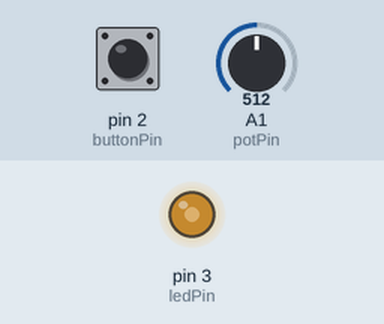
A sketch run on a simulated Arduino Uno, built with avr-gcc and run on an emulated ATmega328P. Shown: output pins drawn as LEDs (lit = HIGH). Inputs (shaded band) come from the test bench; at power-on: A1 (potPin) = 512, pin 2 (buttonPin) LOW.

Above: at 1.5 s.
1.6 s: A1 (potPin) set to 716
At 3.4 s:
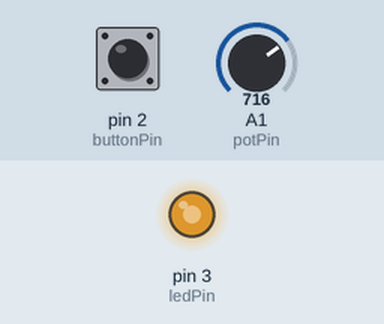
3.7 s: A1 (potPin) set to 900
At 4.8 s:
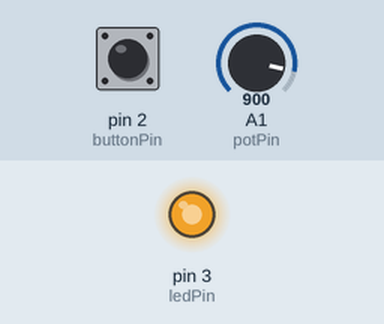
5.2 s: A1 (potPin) set to 122
At 6.0 s:
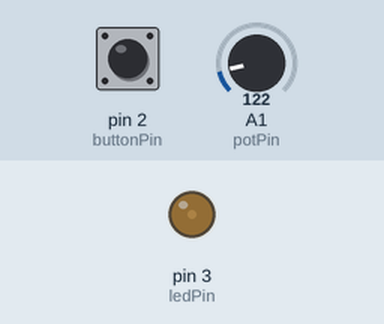
6.7 s: A1 (potPin) set to 0
At 7.1 s:
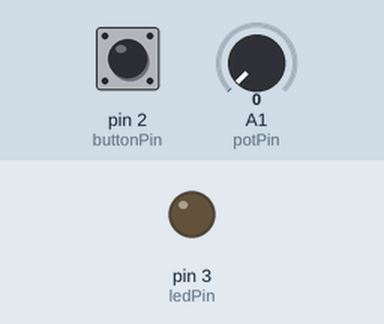
10.6 s: A1 (potPin) set to 511
At 11.8 s:
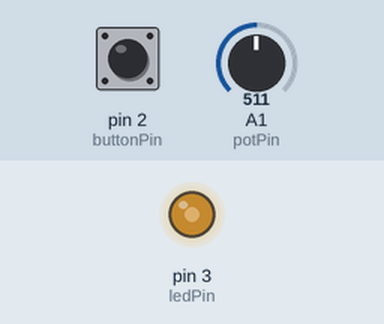
Timing chart, 0 to 13.6 s (numbered marks = the images above; inputs shaded):
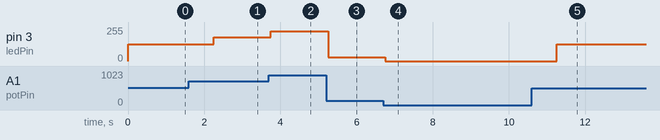

The sketch:

ai_lamp.ino.ino
```cpp
const int ledPin = 3;
const int potPin = A1;
const int buttonPin = 2;
const int ldrPin = A0;

void setup() {
  pinMode(ledPin, OUTPUT);
  pinMode(potPin, INPUT);
  pinMode(buttonPin, INPUT);
  pinMode(ldrPin, INPUT);
  Serial.begin(9600);  // initialize serial communication at 9600 bps
}

void loop() {
  // read potentiometer value and adjust LED brightness
  int potValue = analogRead(potPin);
  int ledValue = map(potValue, 0, 1023, 0, 255);
  analogWrite(ledPin, ledValue);

  // if button is pressed, print values to serial monitor
  if (digitalRead(buttonPin)) {
    int ldrValue = analogRead(ldrPin);
    Serial.print(ldrValue);
    Serial.print(",");
    Serial.print(ledValue);
    Serial.println();
  }
  delay(750);
}
```

Measured:
- after the input at 1.6 s, pin 3 (ledPin): 127/255 → 178/255 after 0.65 s
- after the input at 3.7 s, pin 3 (ledPin): 178/255 → 224/255 after 0.05 s
- after the input at 5.2 s, pin 3 (ledPin): 224/255 → 30/255 after 0.05 s
- after the input at 6.7 s, pin 3 (ledPin): 30/255 → 0/255 after 0.05 s
- after the input at 10.6 s, pin 3 (ledPin): 0/255 → 127/255 after 0.65 s
